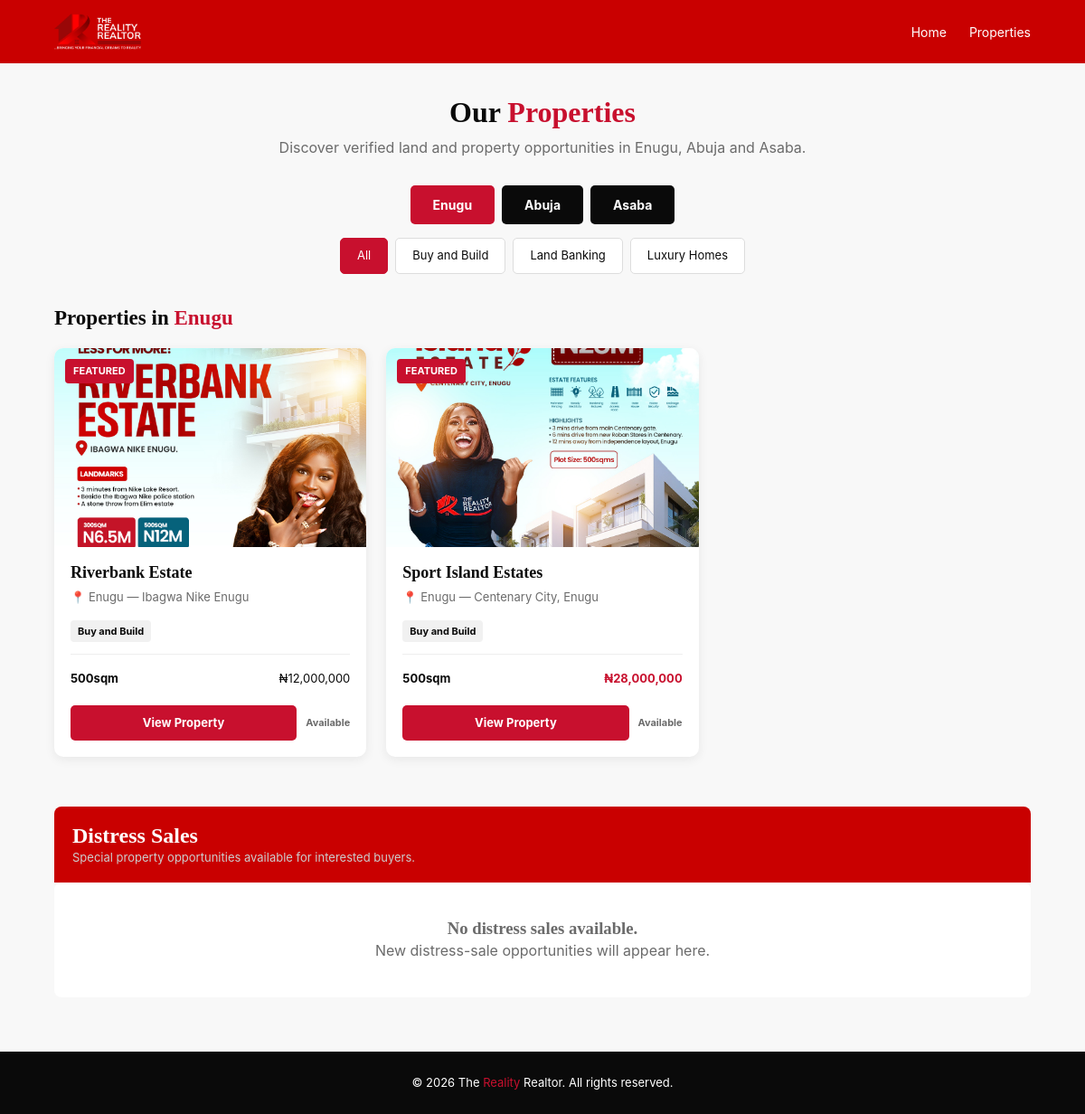
/properties.php, run on the app's committed database.
### tables this page shows
CREATE TABLE `properties` (
  `id` int(10) unsigned NOT NULL AUTO_INCREMENT,
  `title` varchar(255) NOT NULL,
  `location` enum('Enugu','Abuja','Asaba') NOT NULL,
  `category` enum('Buy and Build','Land Banking','Luxury Homes','Available Properties','Distress Sales') NOT NULL,
  `description` text DEFAULT NULL,
  `price` decimal(15,2) NOT NULL DEFAULT 0.00,
  `price_negotiable` tinyint(1) NOT NULL DEFAULT 0,
  `bedrooms` int(10) unsigned DEFAULT 0,
  `bathrooms` int(10) unsigned DEFAULT 0,
  `parking_spaces` int(10) unsigned DEFAULT 0,
  `living_rooms` int(10) unsigned DEFAULT 0,
  `land_size` varchar(100) DEFAULT NULL,
  `land_type` varchar(100) DEFAULT NULL,
  `property_use` varchar(100) DEFAULT NULL,
  `title_document` varchar(255) DEFAULT NULL,
  `plot_size` varchar(100) DEFAULT NULL,
  `access_road` varchar(255) DEFAULT NULL,
  `address` varchar(255) DEFAULT NULL,
  `youtube_url` varchar(500) DEFAULT NULL,
  `status` enum('Available','Sold','Reserved') NOT NULL DEFAULT 'Available',
  `featured` tinyint(1) NOT NULL DEFAULT 0,
  `created_at` timestamp NULL DEFAULT current_timestamp(),
  `updated_at` timestamp NULL DEFAULT current_timestamp() ON UPDATE current_timestamp(),
  PRIMARY KEY (`id`)
);

CREATE TABLE `property_pricing` (
  `id` int(10) unsigned NOT NULL AUTO_INCREMENT,
  `property_id` int(10) unsigned NOT NULL,
  `plot_size` varchar(100) NOT NULL,
  `actual_price` decimal(15,2) DEFAULT NULL,
  `presale_price` decimal(15,2) DEFAULT NULL,
  `created_at` timestamp NULL DEFAULT current_timestamp(),
  `updated_at` timestamp NULL DEFAULT current_timestamp() ON UPDATE current_timestamp(),
  PRIMARY KEY (`id`),
  KEY `fk_pricing_property` (`property_id`),
  CONSTRAINT `fk_pricing_property` FOREIGN KEY (`property_id`) REFERENCES `properties` (`id`) ON DELETE CASCADE
);

### properties.php (the view, shortened to what this page needs)
<?php
require_once 'config/database.php';
function e($value)
{
    return htmlspecialchars((string)$value, ENT_QUOTES, 'UTF-8');
}
function naira($amount)
{
    return '₦' . number_format((float)$amount, 0);
}
$locations = ['Enugu', 'Abuja', 'Asaba'];
$selectedLocation = $_GET['location'] ?? 'Enugu';
$categoryMap = [
    'Enugu' => [
        'Buy and Build',
        'Land Banking',
        'Luxury Homes'
    ],
    'Abuja' => [
        'Buy and Build',
        'Land Banking',
        'Luxury Homes'
    ],
    'Asaba' => [
        'Available Properties'
    ]
];
$selectedCategory = $_GET['category'] ?? '';
$sql = "
    SELECT
        p.id,
        p.title,
        p.location,
        p.category,
        p.description,
        p.status,
        p.featured,
        p.address,
        p.created_at,
        (
            SELECT pi.image_path
            FROM property_images pi
            WHERE pi.property_id = p.id
            ORDER BY pi.is_main DESC, pi.id ASC
            LIMIT 1
        ) AS main_image
    FROM properties p
    WHERE p.location = ?
";
$params = [$selectedLocation];
$sql .= "
    ORDER BY p.featured DESC, p.created_at DESC
";
$stmt = $pdo->prepare($sql);
$stmt->execute($params);
$properties = $stmt->fetchAll();
$pricingByProperty = [];
if (!empty($properties)) {
    $propertyIds = array_column($properties, 'id');
    $placeholders = implode(
        ',',
        array_fill(0, count($propertyIds), '?')
    );
    $stmt = $pdo->prepare("
        SELECT
            property_id,
            plot_size,
            actual_price,
            presale_price
        FROM property_pricing
        WHERE property_id IN ($placeholders)
        ORDER BY id ASC
    ");
    $stmt->execute($propertyIds);
    $pricingRows = $stmt->fetchAll();
    foreach ($pricingRows as $row) {
        $pricingByProperty[$row['property_id']][] = $row;
    }
}
$stmt = $pdo->query("
    SELECT
        p.id,
        p.title,
        p.location,
        p.description,
        p.status,
        p.featured,
        (
            SELECT pi.image_path
            FROM property_images pi
            WHERE pi.property_id = p.id
            ORDER BY pi.is_main DESC, pi.id ASC
            LIMIT 1
        ) AS main_image
    FROM properties p
    WHERE p.category = 'Distress Sales'
    ORDER BY p.featured DESC, p.created_at DESC
");
$distressSales = $stmt->fetchAll();
?>
<!DOCTYPE html>
<html lang="en">
<head>
</head>
<body>
<nav>
<a href="index.php" class="brand">
    <img src="/images/logo1.png">
</a>
<div class="nav-links" id="navLinks">
<a href="index.php">
    Home
</a>
<a href="properties.php">
    Properties
</a>
</div>
</nav>
<div class="container">
<div class="page-header">
<h1>
    Our <span style="color:var(--red);">Properties</span>
</h1>
<p>
    Discover verified land and property opportunities
    in Enugu, Abuja and Asaba.
</p>
</div>
<div class="location-tabs">
<?php foreach ($locations as $location): ?>
<a
    href="properties.php?location=<?= urlencode($location) ?>"
    class="<?= $selectedLocation === $location ? 'active' : '' ?>"
>
    <?= e($location) ?>
</a>
<?php endforeach; ?>
</div>
<div class="category-tabs">
<a
    href="properties.php?location=<?= urlencode($selectedLocation) ?>"
    class="<?= $selectedCategory === '' ? 'active' : '' ?>"
>
    All
</a>
<?php foreach ($categoryMap[$selectedLocation] as $category): ?>
<a
    href="properties.php?location=<?= urlencode($selectedLocation) ?>&category=<?= urlencode($category) ?>"
    class="<?= $selectedCategory === $category ? 'active' : '' ?>"
>
    <?= e($category) ?>
</a>
<?php endforeach; ?>
</div>
<div class="section-title">
<h2>
    Properties in
    <span><?= e($selectedLocation) ?></span>
</h2>
</div>
<div class="property-grid">
<?php if (empty($properties)): ?>
<div class="empty">
    <h3>No properties available yet.</h3>
    <p>
        Please check back soon for new listings.
    </p>
</div>
<?php else: ?>
<?php foreach ($properties as $property): ?>
<?php
$image = !empty($property['main_image'])
    ? $property['main_image']
    : 'images/property-placeholder.jpg';
$propertyPricing =
    $pricingByProperty[$property['id']] ?? [];
?>
<div class="property-card">
<div class="card-image">
<img
    src="<?= e($image) ?>"
    alt="<?= e($property['title']) ?>"
    loading="lazy"
>
<?php if (!empty($property['featured'])): ?>
<div class="featured">
    FEATURED
</div>
<?php endif; ?>
</div>
<div class="card-content">
<h3>
    <?= e($property['title']) ?>
</h3>
<div class="card-location">
    📍 <?= e($property['location']) ?>
    <?php if (!empty($property['address'])): ?>
        — <?= e($property['address']) ?>
    <?php endif; ?>
</div>
<div class="card-category">
    <?= e($property['category']) ?>
</div>
<?php if (!empty($propertyPricing)): ?>
<div class="card-pricing">
<?php foreach ($propertyPricing as $price): ?>
<div class="price-row">
<strong>
    <?= e($price['plot_size']) ?>
</strong>
<div>
<?php if ($price['presale_price'] !== null): ?>
<span class="presale">
    <?= naira($price['presale_price']) ?>
</span>
<?php elseif ($price['actual_price'] !== null): ?>
<span>
    <?= naira($price['actual_price']) ?>
</span>
<?php endif; ?>
</div>
</div>
<?php endforeach; ?>
</div>
<?php endif; ?>
<div class="card-bottom">
<a
    href="property.php?id=<?= e($property['id']) ?>"
    class="details-btn"
>
    View Property
</a>
<span class="status">
    <?= e($property['status']) ?>
</span>
</div>
</div>
</div>
<?php endforeach; ?>
<?php endif; ?>
</div>
<div class="distress-section">
<div class="distress-header">
<h2>
    Distress Sales
</h2>
<p>
    Special property opportunities available for
    interested buyers.
</p>
</div>
<div class="property-grid">
<?php if (empty($distressSales)): ?>
<div class="empty">
    <h3>No distress sales available.</h3>
    <p>
        New distress-sale opportunities will appear here.
    </p>
</div>
<?php endif; ?>
</div>
</div>
</div>
<footer>
© <?= date('Y') ?> The
<span>Reality</span>
Realtor. All rights reserved.
</footer>
</body>
</html>

### properties.php (style rules this page uses)
:root { --red: #C8102E; --red-dark: #A00D24; --black: #0A0A0A; --gray: #6B6B6B; --light: #F8F8F8; --white: #FFFFFF; }
* { box-sizing: border-box; margin: 0; padding: 0; }
body { font-family: 'Inter', sans-serif; background: var(--light); color: var(--black); line-height: 1.5; }
h1, h2, h3 { font-family: 'Playfair Display', serif; line-height: 1.2; }
a { text-decoration: none; }
nav { background: #c90000; color: var(--white); padding: 15px 5%; display: flex; align-items: center; justify-content: space-between; position: sticky; top: 0; z-index: 1000; }
.brand { display: flex; align-items: center; font-size: 21px; font-weight: 700; }
.brand img { height: 40px; width: auto; display: block; }
.nav-links { display: flex; align-items: center; gap: 25px; }
.nav-links a { color: var(--white); font-size: 14px; }
.container { width: 90%; max-width: 1200px; margin: 35px auto; }
.page-header { text-align: center; margin-bottom: 30px; }
.page-header h1 { font-size: 32px; margin-bottom: 8px; }
.page-header p { color: var(--gray); }
.location-tabs { display: flex; justify-content: center; gap: 8px; margin-bottom: 15px; }
.location-tabs a { background: var(--black); color: var(--white); padding: 11px 25px; border-radius: 5px; font-weight: bold; font-size: 14px; }
.location-tabs a.active, .location-tabs a:hover { background: var(--red); }
.category-tabs { display: flex; justify-content: center; gap: 8px; margin-bottom: 35px; flex-wrap: wrap; }
.category-tabs a { background: var(--white); color: var(--black); border: 1px solid #ddd; padding: 9px 18px; border-radius: 5px; font-size: 13px; }
.category-tabs a.active, .category-tabs a:hover { background: var(--red); color: var(--white); border-color: var(--red); }
.section-title { margin-bottom: 20px; }
.section-title h2 { font-size: 23px; }
.section-title span { color: var(--red); }
.property-grid { display: grid; grid-template-columns: repeat(3, minmax(0, 1fr)); gap: 22px; }
.property-card { background: var(--white); border-radius: 10px; overflow: hidden; box-shadow: 0 3px 12px rgba(0,0,0,0.07); transition: transform 0.2s ease, box-shadow 0.2s ease; }
.card-image { position: relative; }
.card-image img { display: block; width: 100%; height: 220px; object-fit: cover; }
.featured { position: absolute; top: 12px; left: 12px; background: var(--red); color: var(--white); padding: 5px 9px; border-radius: 4px; font-size: 11px; font-weight: bold; }
.card-content { padding: 18px; }
.card-content h3 { font-size: 18px; margin-bottom: 6px; }
.card-location { color: var(--gray); font-size: 13px; margin-bottom: 13px; }
.card-category { display: inline-block; background: #f1f1f1; padding: 4px 8px; border-radius: 4px; font-size: 11px; font-weight: bold; margin-bottom: 13px; }
.card-pricing { border-top: 1px solid #eee; padding-top: 12px; margin-bottom: 14px; }
.price-row { display: flex; justify-content: space-between; gap: 10px; padding: 5px 0; font-size: 13px; }
.price-row strong { color: var(--black); }
.price-row .presale { color: var(--red); font-weight: bold; }
.card-bottom { display: flex; justify-content: space-between; align-items: center; gap: 10px; }
.details-btn { flex: 1; background: var(--red); color: var(--white); text-align: center; padding: 10px; border-radius: 5px; font-weight: bold; font-size: 13px; }
.status { font-size: 11px; font-weight: bold; color: var(--gray); }
.empty { background: var(--white); padding: 40px 20px; text-align: center; border-radius: 8px; color: var(--gray); grid-column: 1 / -1; }
.distress-section { margin-top: 55px; }
.distress-header { background: #c90000; color: var(--white); padding: 18px 20px; border-radius: 8px 8px 0 0; }
.distress-header h2 { color: var(--white); }
.distress-header p { color: #ccc; font-size: 13px; }
footer { background: var(--black); color: var(--white); text-align: center; padding: 25px; margin-top: 60px; font-size: 13px; }
footer span { color: var(--red); }

### data on the page
properties: shows a picture, featured "FEATURED", title "Riverbank Estate", location "Enugu", address "Ibagwa Nike Enugu", category "Buy and Build", status "Available"
property_pricing: plot_size "500sqm", actual_price "₦12,000,000"
properties: shows a picture, featured "FEATURED", title "Sport Island Estates", location "Enugu", address "Centenary City, Enugu", category "Buy and Build", status "Available"
property_pricing: plot_size "500sqm", presale_price "₦28,000,000"

### other printed values
$location "Enugu"
$location "Abuja"
$location "Asaba"
$category "Buy and Build"
$category "Land Banking"
$category "Luxury Homes"
$selectedLocation "Enugu"
